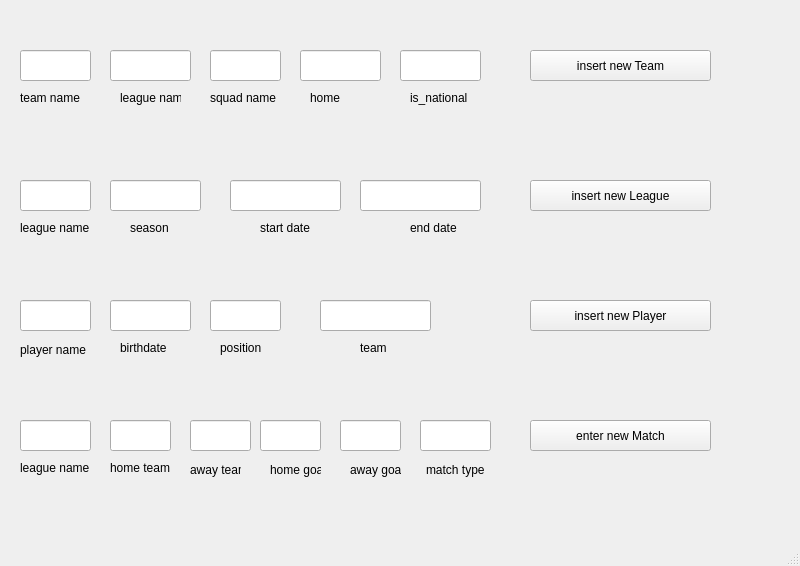
<?xml version="1.0" encoding="UTF-8"?>
<ui version="4.0">
 <class>MainWindow</class>
 <widget class="QMainWindow" name="MainWindow">
  <property name="geometry">
   <rect>
    <x>0</x>
    <y>0</y>
    <width>800</width>
    <height>566</height>
   </rect>
  </property>
  <property name="windowTitle">
   <string>MainWindow</string>
  </property>
  <widget class="QWidget" name="centralwidget">
   <widget class="QLineEdit" name="tm_name">
    <property name="geometry">
     <rect>
      <x>20</x>
      <y>50</y>
      <width>71</width>
      <height>31</height>
     </rect>
    </property>
   </widget>
   <widget class="QLineEdit" name="lg_nm">
    <property name="geometry">
     <rect>
      <x>110</x>
      <y>50</y>
      <width>81</width>
      <height>31</height>
     </rect>
    </property>
   </widget>
   <widget class="QLineEdit" name="sqd_id">
    <property name="geometry">
     <rect>
      <x>210</x>
      <y>50</y>
      <width>71</width>
      <height>31</height>
     </rect>
    </property>
   </widget>
   <widget class="QLineEdit" name="home">
    <property name="geometry">
     <rect>
      <x>300</x>
      <y>50</y>
      <width>81</width>
      <height>31</height>
     </rect>
    </property>
   </widget>
   <widget class="QLineEdit" name="is_national">
    <property name="geometry">
     <rect>
      <x>400</x>
      <y>50</y>
      <width>81</width>
      <height>31</height>
     </rect>
    </property>
   </widget>
   <widget class="QPushButton" name="insertTeam">
    <property name="geometry">
     <rect>
      <x>530</x>
      <y>50</y>
      <width>181</width>
      <height>31</height>
     </rect>
    </property>
    <property name="text">
     <string>insert new Team</string>
    </property>
   </widget>
   <widget class="QPushButton" name="insertLeague">
    <property name="geometry">
     <rect>
      <x>530</x>
      <y>180</y>
      <width>181</width>
      <height>31</height>
     </rect>
    </property>
    <property name="text">
     <string>insert new League</string>
    </property>
   </widget>
   <widget class="QLineEdit" name="season">
    <property name="geometry">
     <rect>
      <x>110</x>
      <y>180</y>
      <width>91</width>
      <height>31</height>
     </rect>
    </property>
   </widget>
   <widget class="QLineEdit" name="endDate">
    <property name="geometry">
     <rect>
      <x>360</x>
      <y>180</y>
      <width>121</width>
      <height>31</height>
     </rect>
    </property>
   </widget>
   <widget class="QLineEdit" name="lg_name">
    <property name="geometry">
     <rect>
      <x>20</x>
      <y>180</y>
      <width>71</width>
      <height>31</height>
     </rect>
    </property>
   </widget>
   <widget class="QLineEdit" name="startDate">
    <property name="geometry">
     <rect>
      <x>230</x>
      <y>180</y>
      <width>111</width>
      <height>31</height>
     </rect>
    </property>
   </widget>
   <widget class="QLineEdit" name="team">
    <property name="geometry">
     <rect>
      <x>320</x>
      <y>300</y>
      <width>111</width>
      <height>31</height>
     </rect>
    </property>
   </widget>
   <widget class="QLineEdit" name="position">
    <property name="geometry">
     <rect>
      <x>210</x>
      <y>300</y>
      <width>71</width>
      <height>31</height>
     </rect>
    </property>
   </widget>
   <widget class="QPushButton" name="insertPlayer">
    <property name="geometry">
     <rect>
      <x>530</x>
      <y>300</y>
      <width>181</width>
      <height>31</height>
     </rect>
    </property>
    <property name="text">
     <string>insert new Player</string>
    </property>
   </widget>
   <widget class="QLineEdit" name="birthDate">
    <property name="geometry">
     <rect>
      <x>110</x>
      <y>300</y>
      <width>81</width>
      <height>31</height>
     </rect>
    </property>
   </widget>
   <widget class="QLineEdit" name="p_name">
    <property name="geometry">
     <rect>
      <x>20</x>
      <y>300</y>
      <width>71</width>
      <height>31</height>
     </rect>
    </property>
   </widget>
   <widget class="QPushButton" name="createMatch">
    <property name="geometry">
     <rect>
      <x>530</x>
      <y>420</y>
      <width>181</width>
      <height>31</height>
     </rect>
    </property>
    <property name="text">
     <string>enter new Match</string>
    </property>
   </widget>
   <widget class="QLineEdit" name="awayGoal">
    <property name="geometry">
     <rect>
      <x>340</x>
      <y>420</y>
      <width>61</width>
      <height>31</height>
     </rect>
    </property>
   </widget>
   <widget class="QLineEdit" name="homeTeamName">
    <property name="geometry">
     <rect>
      <x>110</x>
      <y>420</y>
      <width>61</width>
      <height>31</height>
     </rect>
    </property>
   </widget>
   <widget class="QLineEdit" name="homeGoal">
    <property name="geometry">
     <rect>
      <x>260</x>
      <y>420</y>
      <width>61</width>
      <height>31</height>
     </rect>
    </property>
   </widget>
   <widget class="QLineEdit" name="leagueName">
    <property name="geometry">
     <rect>
      <x>20</x>
      <y>420</y>
      <width>71</width>
      <height>31</height>
     </rect>
    </property>
   </widget>
   <widget class="QLineEdit" name="awayTeamName">
    <property name="geometry">
     <rect>
      <x>190</x>
      <y>420</y>
      <width>61</width>
      <height>31</height>
     </rect>
    </property>
   </widget>
   <widget class="QLineEdit" name="matchType">
    <property name="geometry">
     <rect>
      <x>420</x>
      <y>420</y>
      <width>71</width>
      <height>31</height>
     </rect>
    </property>
   </widget>
   <widget class="QLabel" name="label">
    <property name="geometry">
     <rect>
      <x>20</x>
      <y>90</y>
      <width>61</width>
      <height>16</height>
     </rect>
    </property>
    <property name="text">
     <string>team name</string>
    </property>
   </widget>
   <widget class="QLabel" name="label_2">
    <property name="geometry">
     <rect>
      <x>120</x>
      <y>90</y>
      <width>61</width>
      <height>16</height>
     </rect>
    </property>
    <property name="text">
     <string>league name</string>
    </property>
   </widget>
   <widget class="QLabel" name="label_3">
    <property name="geometry">
     <rect>
      <x>210</x>
      <y>90</y>
      <width>71</width>
      <height>16</height>
     </rect>
    </property>
    <property name="text">
     <string>squad name</string>
    </property>
   </widget>
   <widget class="QLabel" name="label_4">
    <property name="geometry">
     <rect>
      <x>310</x>
      <y>90</y>
      <width>61</width>
      <height>16</height>
     </rect>
    </property>
    <property name="text">
     <string>home</string>
    </property>
   </widget>
   <widget class="QLabel" name="label_5">
    <property name="geometry">
     <rect>
      <x>410</x>
      <y>90</y>
      <width>71</width>
      <height>16</height>
     </rect>
    </property>
    <property name="text">
     <string>is_national</string>
    </property>
   </widget>
   <widget class="QLabel" name="label_6">
    <property name="geometry">
     <rect>
      <x>20</x>
      <y>220</y>
      <width>71</width>
      <height>16</height>
     </rect>
    </property>
    <property name="text">
     <string>league name</string>
    </property>
   </widget>
   <widget class="QLabel" name="label_7">
    <property name="geometry">
     <rect>
      <x>130</x>
      <y>220</y>
      <width>41</width>
      <height>16</height>
     </rect>
    </property>
    <property name="text">
     <string>season</string>
    </property>
   </widget>
   <widget class="QLabel" name="label_8">
    <property name="geometry">
     <rect>
      <x>260</x>
      <y>220</y>
      <width>61</width>
      <height>16</height>
     </rect>
    </property>
    <property name="text">
     <string>start date</string>
    </property>
   </widget>
   <widget class="QLabel" name="label_9">
    <property name="geometry">
     <rect>
      <x>410</x>
      <y>220</y>
      <width>61</width>
      <height>16</height>
     </rect>
    </property>
    <property name="text">
     <string>end date</string>
    </property>
   </widget>
   <widget class="QLabel" name="label_10">
    <property name="geometry">
     <rect>
      <x>20</x>
      <y>340</y>
      <width>71</width>
      <height>20</height>
     </rect>
    </property>
    <property name="text">
     <string>player name</string>
    </property>
   </widget>
   <widget class="QLabel" name="label_11">
    <property name="geometry">
     <rect>
      <x>120</x>
      <y>340</y>
      <width>71</width>
      <height>16</height>
     </rect>
    </property>
    <property name="text">
     <string>birthdate</string>
    </property>
   </widget>
   <widget class="QLabel" name="label_12">
    <property name="geometry">
     <rect>
      <x>220</x>
      <y>340</y>
      <width>61</width>
      <height>16</height>
     </rect>
    </property>
    <property name="text">
     <string>position</string>
    </property>
   </widget>
   <widget class="QLabel" name="label_13">
    <property name="geometry">
     <rect>
      <x>360</x>
      <y>340</y>
      <width>41</width>
      <height>16</height>
     </rect>
    </property>
    <property name="text">
     <string>team</string>
    </property>
   </widget>
   <widget class="QLabel" name="label_14">
    <property name="geometry">
     <rect>
      <x>20</x>
      <y>460</y>
      <width>71</width>
      <height>16</height>
     </rect>
    </property>
    <property name="text">
     <string>league name</string>
    </property>
   </widget>
   <widget class="QLabel" name="label_15">
    <property name="geometry">
     <rect>
      <x>110</x>
      <y>460</y>
      <width>61</width>
      <height>16</height>
     </rect>
    </property>
    <property name="text">
     <string>home team</string>
    </property>
   </widget>
   <widget class="QLabel" name="label_16">
    <property name="geometry">
     <rect>
      <x>270</x>
      <y>460</y>
      <width>51</width>
      <height>20</height>
     </rect>
    </property>
    <property name="text">
     <string>home goal</string>
    </property>
   </widget>
   <widget class="QLabel" name="label_17">
    <property name="geometry">
     <rect>
      <x>190</x>
      <y>460</y>
      <width>51</width>
      <height>20</height>
     </rect>
    </property>
    <property name="text">
     <string>away team</string>
    </property>
   </widget>
   <widget class="QLabel" name="label_18">
    <property name="geometry">
     <rect>
      <x>350</x>
      <y>460</y>
      <width>51</width>
      <height>20</height>
     </rect>
    </property>
    <property name="text">
     <string>away goal</string>
    </property>
   </widget>
   <widget class="QLabel" name="label_19">
    <property name="geometry">
     <rect>
      <x>426</x>
      <y>460</y>
      <width>61</width>
      <height>20</height>
     </rect>
    </property>
    <property name="text">
     <string>match type</string>
    </property>
   </widget>
  </widget>
  <widget class="QMenuBar" name="menubar">
   <property name="geometry">
    <rect>
     <x>0</x>
     <y>0</y>
     <width>800</width>
     <height>21</height>
    </rect>
   </property>
  </widget>
  <widget class="QStatusBar" name="statusbar"/>
 </widget>
 <resources/>
 <connections/>
</ui>
